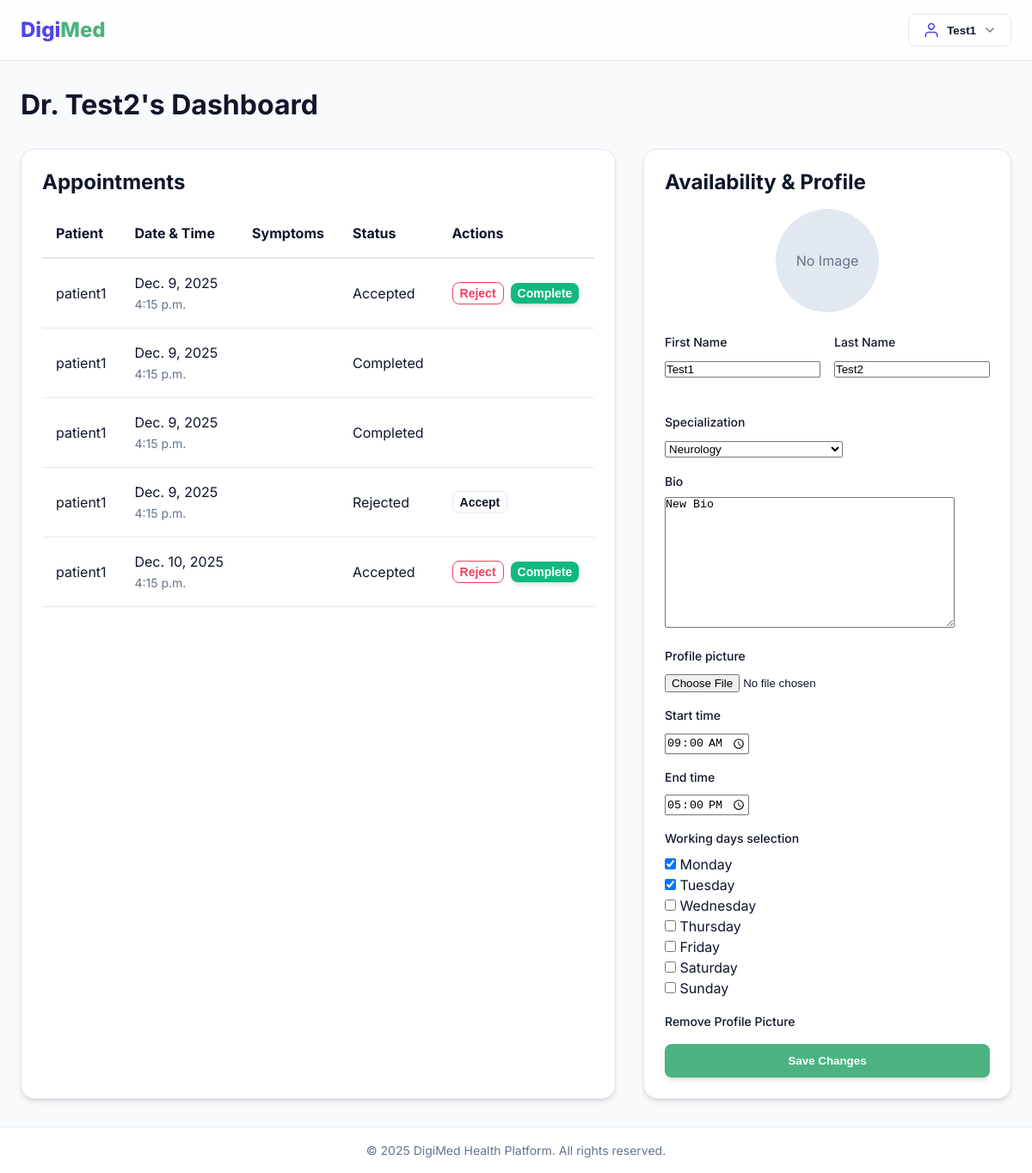
Page /auth/dashboard/doctor/ (signed in) on the earlier database version.
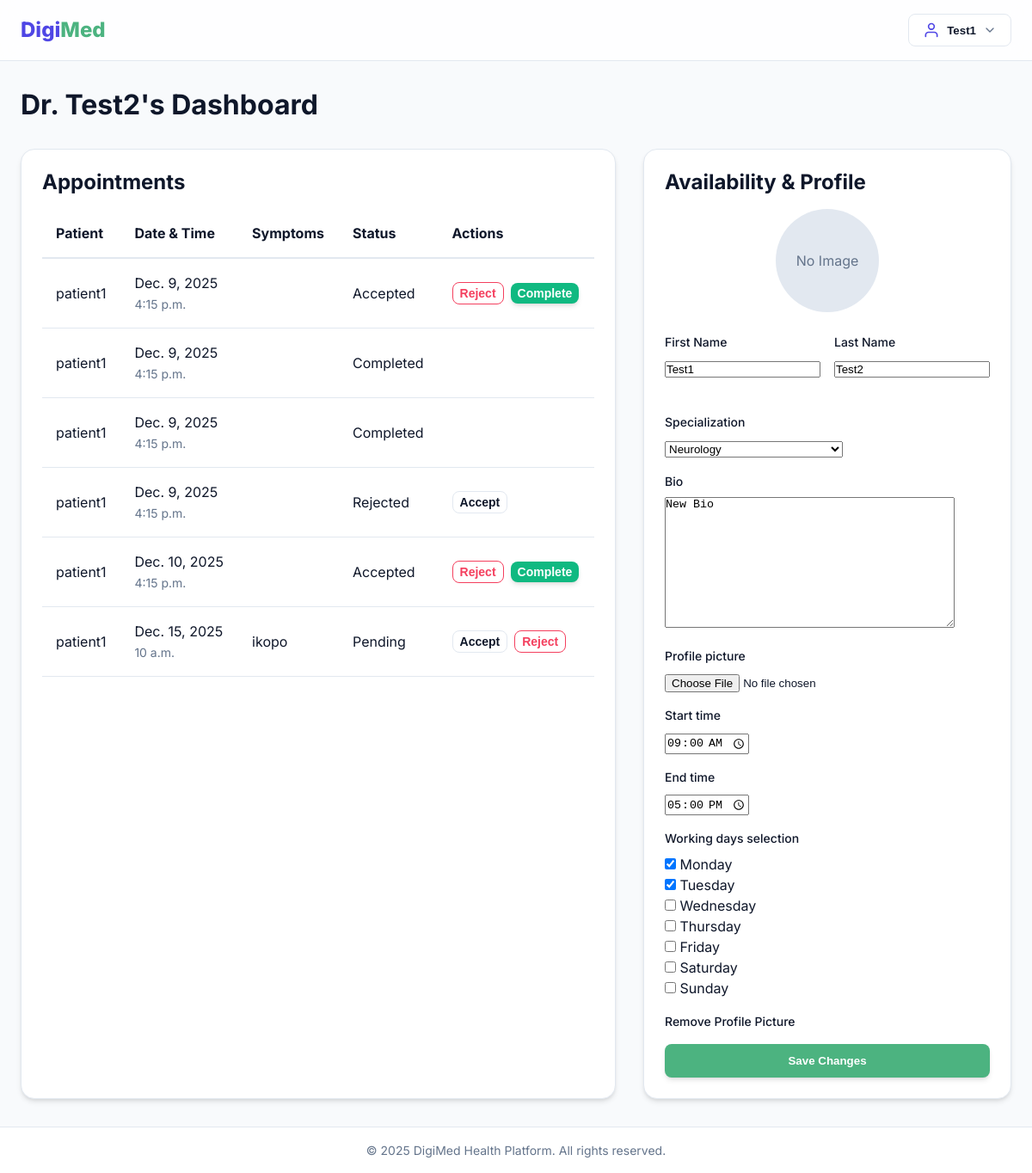
Same page on the later database version.
### appointments/models.py (models this page shows, shortened)
class Appointment(models.Model):
    STATUS_CHOICES = [
        ('pending', 'Pending'),
        ('accepted', 'Accepted'),
        ('rejected', 'Rejected'),
        ('completed', 'Completed'),
    ]
    patient = models.ForeignKey(settings.AUTH_USER_MODEL, on_delete=models.CASCADE, related_name='appointments_as_patient')
    doctor = models.ForeignKey(settings.AUTH_USER_MODEL, on_delete=models.CASCADE, related_name='appointments_as_doctor')
    date = models.DateField()
    time = models.TimeField()
    status = models.CharField(max_length=10, choices=STATUS_CHOICES, default='pending')
    symptoms = models.TextField(blank=True)
    created_at = models.DateTimeField(auto_now_add=True)

### users/models.py (models this page shows, shortened)
class User(AbstractUser):
    IS_PATIENT = 'patient'
    IS_DOCTOR = 'doctor'
    IS_ADMIN = 'admin'
    ROLE_CHOICES = [
        (IS_PATIENT, 'Patient'),
        (IS_DOCTOR, 'Doctor'),
        (IS_ADMIN, 'Admin'),
    ]
    role = models.CharField(max_length=10, choices=ROLE_CHOICES, default=IS_PATIENT)
    def is_doctor(self):
        return self.role == self.IS_DOCTOR

class DoctorProfile(models.Model):
    user = models.OneToOneField(User, on_delete=models.CASCADE, related_name='doctor_profile')
    specialization = models.ForeignKey(Specialization, on_delete=models.SET_NULL, null=True)
    bio = models.TextField(blank=True)
    profile_picture = models.ImageField(upload_to='doctors/', blank=True, null=True)
    is_verified = models.BooleanField(default=False)
    start_time = models.TimeField(default='09:00')
    end_time = models.TimeField(default='17:00')
    working_days = models.CharField(max_length=100, default='Mon,Tue,Wed,Thu,Fri', help_text="Comma-separated days (e.g. Mon,Tue)")

### users/views.py (the view)
# urls.py: path('dashboard/doctor/', views.doctor_dashboard, name='doctor_dashboard'),
@login_required
def doctor_dashboard(request):
    if not request.user.is_doctor():
        return redirect('home')
    profile = request.user.doctor_profile
    appointments = Appointment.objects.filter(doctor=request.user).order_by('date', 'time')
    if request.method == 'POST':
        form = DoctorAvailabilityForm(request.POST, request.FILES, instance=profile)
        if form.is_valid():
            form.save()
            return redirect('doctor_dashboard')
    else:
        form = DoctorAvailabilityForm(instance=profile)
    return render(request, 'users/doctor_dashboard.html', {
        'appointments': appointments,
        'form': form,
        'profile': profile
    })

### users/models.py (called while the page is built)
    def __str__(self):
        return self.name

### templates/users/doctor_dashboard.html (shortened to what the changed rows need)
{% extends 'base.html' %}
{% block content %}
<h1 style="margin-bottom: 2rem;">Dr. {{ user.last_name }}'s Dashboard</h1>
<div style="display: grid; grid-template-columns: 2fr 1fr; gap: 2rem;">
    <div class="card">
        <h2>Appointments</h2>
        <table style="width: 100%; border-collapse: collapse; margin-top: 1rem;">
            <thead>
                <tr style="text-align: left; border-bottom: 2px solid var(--border);">
                    <th style="padding: 1rem;">Patient</th>
                    <th style="padding: 1rem;">Date & Time</th>
                    <th style="padding: 1rem;">Symptoms</th>
                    <th style="padding: 1rem;">Status</th>
                    <th style="padding: 1rem;">Actions</th>
                </tr>
            </thead>
            <tbody>
                {% for appt in appointments %}
                <tr style="border-bottom: 1px solid var(--border);">
                    <td style="padding: 1rem;">{{ appt.patient.username }}</td>
                    <td style="padding: 1rem;">{{ appt.date }} <br> <span
                            style="color: var(--text-muted); font-size: 0.875rem;">{{ appt.time }}</span></td>
                    <td style="padding: 1rem;">{{ appt.symptoms|truncatechars:50 }}</td>
                    <td style="padding: 1rem;">{{ appt.get_status_display }}</td>
                    <td style="padding: 1rem;">
                        <div style="display: flex; gap: 0.5rem; flex-wrap: wrap;">
                            {% if appt.status != 'accepted' and appt.status != 'completed' %}
                            <form method="post" action="{% url 'update_appointment' appt.id %}" style="display:inline;">
                                <button class="btn btn-secondary"
                                    style="padding: 0.25rem 0.5rem; font-size: 0.875rem;">Accept</button>
                            </form>
                            {% endif %}
                            {% if appt.status == 'pending' or appt.status == 'accepted' %}
                            <form method="post" action="{% url 'update_appointment' appt.id %}" style="display:inline;">
                                <button class="btn btn-secondary"
                                    style="padding: 0.25rem 0.5rem; font-size: 0.875rem; color: var(--accent); border-color: var(--accent);">Reject</button>
                            </form>
                            {% endif %}
                            {% if appt.status == 'accepted' %}
                            <form method="post" action="{% url 'update_appointment' appt.id %}" style="display:inline;">
                                <button class="btn btn-primary"
                                    style="padding: 0.25rem 0.5rem; font-size: 0.875rem; background: #10b981; border-color: #10b981; color: white;">Complete</button>
                            </form>
                            {% endif %}
                        </div>
                    </td>
                </tr>
                {% empty %}
                <tr>
                    <td colspan="5" style="padding: 2rem; text-align: center; color: var(--text-muted);">No appointments
                        found.</td>
                </tr>
                {% endfor %}
            </tbody>
        </table>
    </div>
    <div class="card">
        <h2>Availability & Profile</h2>
        <form method="post" enctype="multipart/form-data" style="margin-top: 1rem;">
            {% for field in form %}
            {% if field.name != 'first_name' and field.name != 'last_name' %}
            <div class="form-group" style="margin-bottom: 1rem;">
                <label class="form-label" style="font-size: 0.875rem;">{{ field.label }}</label>
                {% if field.name == 'remove_picture' %}
                {% if profile.profile_picture %}
                <div
                    style="display: flex; align-items: center; gap: 0.5rem; margin-top: 0.5rem; padding: 0.5rem; background: #fee2e2; border-radius: 4px; color: #991b1b;">
                    {{ field }}
                    <label for="{{ field.id_for_label }}"
                        style="margin: 0; font-size: 0.875rem; font-weight: 500;">Delete current profile picture</label>
                </div>
                {% endif %}
                {% elif field.name == 'profile_picture' %}
                <div style="margin-top: 0.25rem;">
                    {{ field }}
                </div>
                {% else %}
                {{ field }}
                {% endif %}
            </div>
            {% endif %}
            {% endfor %}
        </form>
    </div>
</div>
{% endblock %}

Differences in the rows shown:
added Appointment: patient.username "patient1", date "Dec. 15, 2025", time "10 a.m.", symptoms "ikopo", status "Pending", shows "Accept", shows "Reject"
